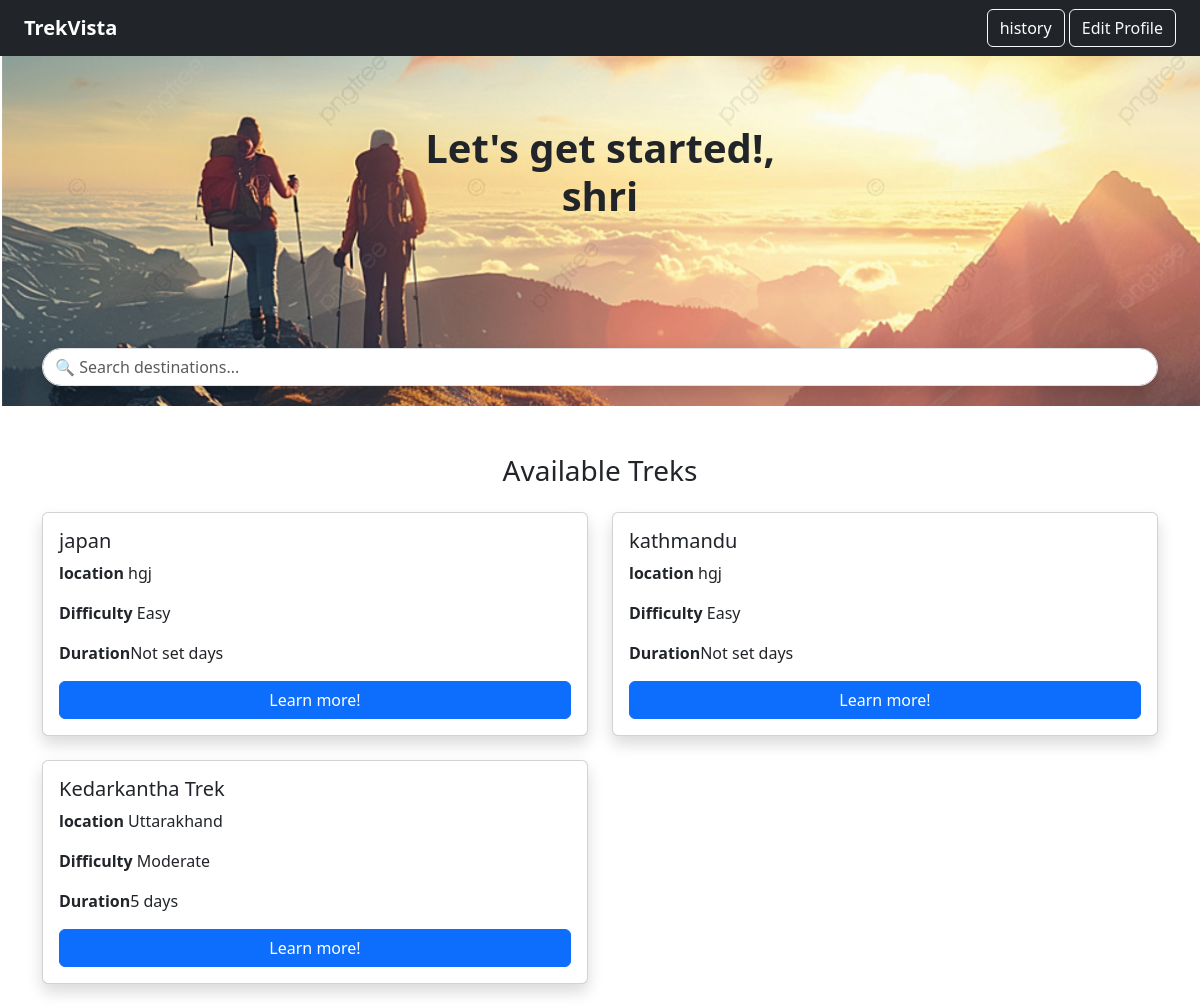
/user_dashboard (signed in), run on the app's committed database.
### application/model.py (models this page shows)
class User(db.Model):
    user_id=db.Column(db.Integer,primary_key=True)
    user_name = db.Column(db.String(100),nullable = False)
    email=db.Column(db.String(100),unique=True, nullable=False)
    password=db.Column(db.String(200),nullable=False)
    mobile = db.Column(db.String(15), nullable=False)
    is_blacklisted = db.Column(db.Boolean, default=False)
    created_at= db.Column(db.DateTime, default=datetime.utcnow)
    status=db.Column(db.String,default="Approved" )
    bookings = db.relationship("Booking", backref="user")

class Trek(db.Model):
    trek_id=db.Column(db.Integer,primary_key=True)
    trek_name = db.Column(db.String,nullable = False)
    location = db.Column(db.String,nullable = False)
    difficulty = db.Column(db.String,nullable = False)
    duration =db.Column(db.Integer)
    available_slots =db.Column(db.Integer, nullable=False)
    assigned_staff_id =db.Column(db.Integer,db.ForeignKey("staff.staff_id"), nullable=True)
    trek_status=db.Column(db.String(100),default="Not Started")
    booking_status=db.Column(db.String(100),default="Open")
    start_date=db.Column(db.DateTime)
    end_date=db.Column(db.DateTime)
    payment_status = db.Column(db.String,default="Pending")
    is_closed = db.Column(db.Boolean, default=False)
    created_at =  db.Column(db.DateTime, default=datetime.utcnow)
    bookings = db.relationship("Booking", backref="trek")

### application/routes.py (the view)
@app.route("/user_dashboard")
def user_dashboard():
    user_id = session.get("user_id")
    if not user_id:
        return redirect("/login")
    user = User.query.get(user_id)
    treks = Trek.query.all()
    return render_template(
        "user/user_dashboard.html",
        user=user,
        treks=treks
    )

### templates/User/user_dashboard.html (shortened to what this page needs)
<!DOCTYPE html>
<html lang="en">
<head>
     <link href="https://cdn.jsdelivr.net/npm/bootstrap@5.3.8/dist/css/bootstrap.min.css" rel="stylesheet"
>
</head>
<body>
 <nav class="navbar navbar-expand-lg navbar-dark bg-dark px-4">
    <a class="navbar-brand fw-bold">TrekVista</a>
        <div class="ms-auto">
        <a href="" class="btn text-white btn-outline-light">
            history
        </a>
        <a href="" class="btn btn-outline-light">
            Edit Profile
        </a>
    </div>
</nav>
    <div class="container-fluid d-flex justify-content-center align-items-center"
    style="
    height: 350px;;
    background-image:url('/static/images/Screenshot\ 2026-06-02\ 162819.png');
    background-size:cover;
    background-position:top center;
    background-repeat:no-repeat;
">
<div class="container mt-5">
    <h1 class="text-center  fw-bold">
        Let's get started!,<br>
        {{ user.user_name }}
    </h1>
    <br>
    <br>
    <br>
    <br>
    <form class="d-flex justify-content-center mt-4">
    <input
        class="form-control w-70 rounded-pill shadow"
        type="search"
        placeholder="🔍 Search destinations..."
    >
</form>
</div>
</div>
<div class="container mt-5">
    <h3 class="mb-4 text-center">Available Treks</h3>
    <div class="row">
        {% for trek in treks %}
        <div class="col-md-6 mb-4">
            <div class="card shadow h-100">
                <div class="card-body">
                    <h5 class="card-title">{{ trek.trek_name }}</h5>
                    <p><strong>location</strong> {{ trek.location if trek.location else "N/A" }}</p>
                    <p><strong>Difficulty</strong> {{ trek.difficulty }}</p>
                    <p><strong>Duration</strong>{{ trek.duration if trek.duration else 'Not set' }} days</p>
                    <button type="submit" class="btn btn-primary w-100">
            Learn more!
        </button>
            </div>
            </div>
            </div>
        {%endfor%}
</body>
</html>

### data on the page
User: user_name "shri"
Trek: trek_name "japan", location "hgj", difficulty "Easy", duration "Not set"
Trek: trek_name "kathmandu", location "hgj", difficulty "Easy", duration "Not set"
Trek: trek_name "Kedarkantha Trek", location "Uttarakhand", difficulty "Moderate", duration "5"
